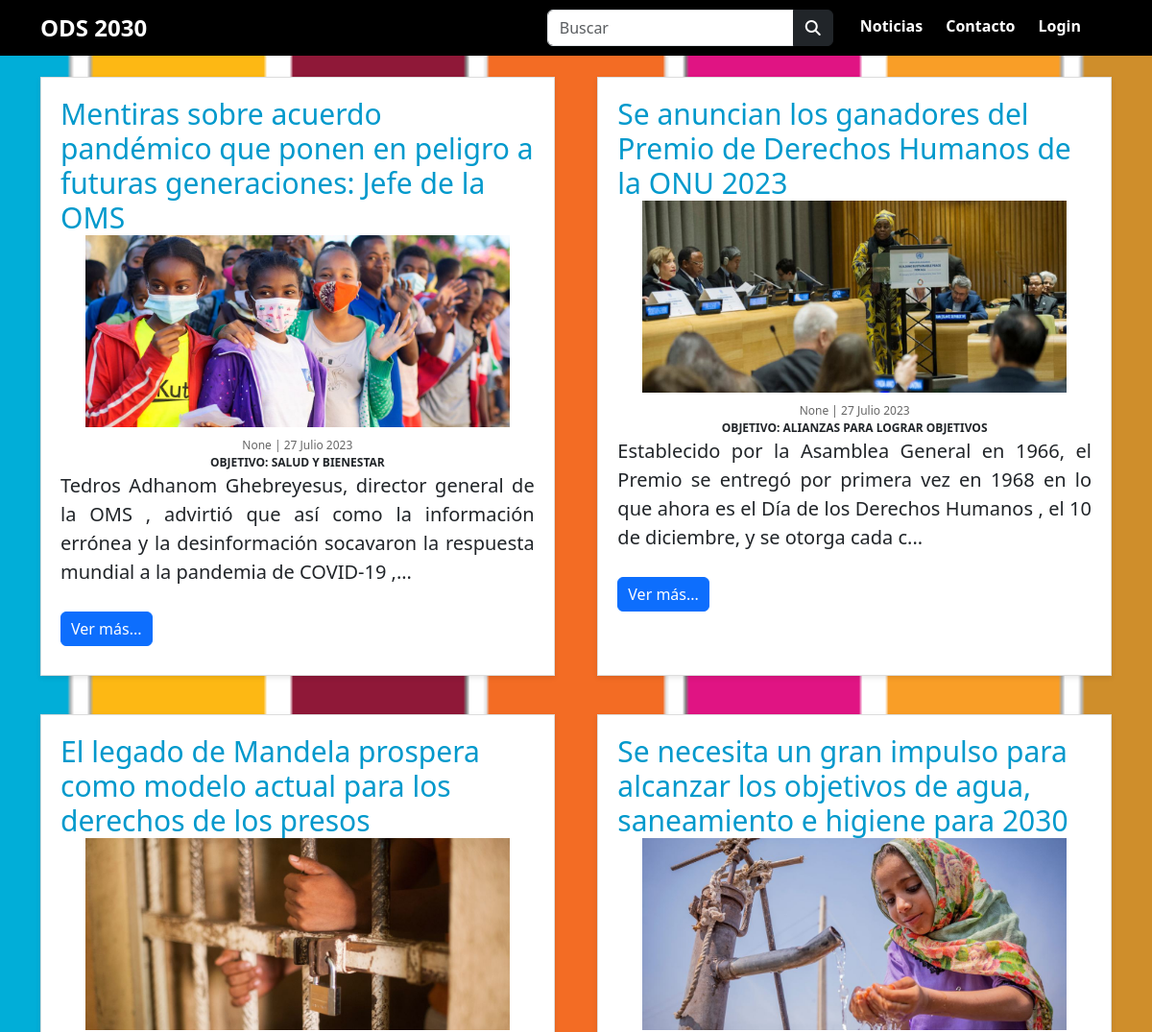
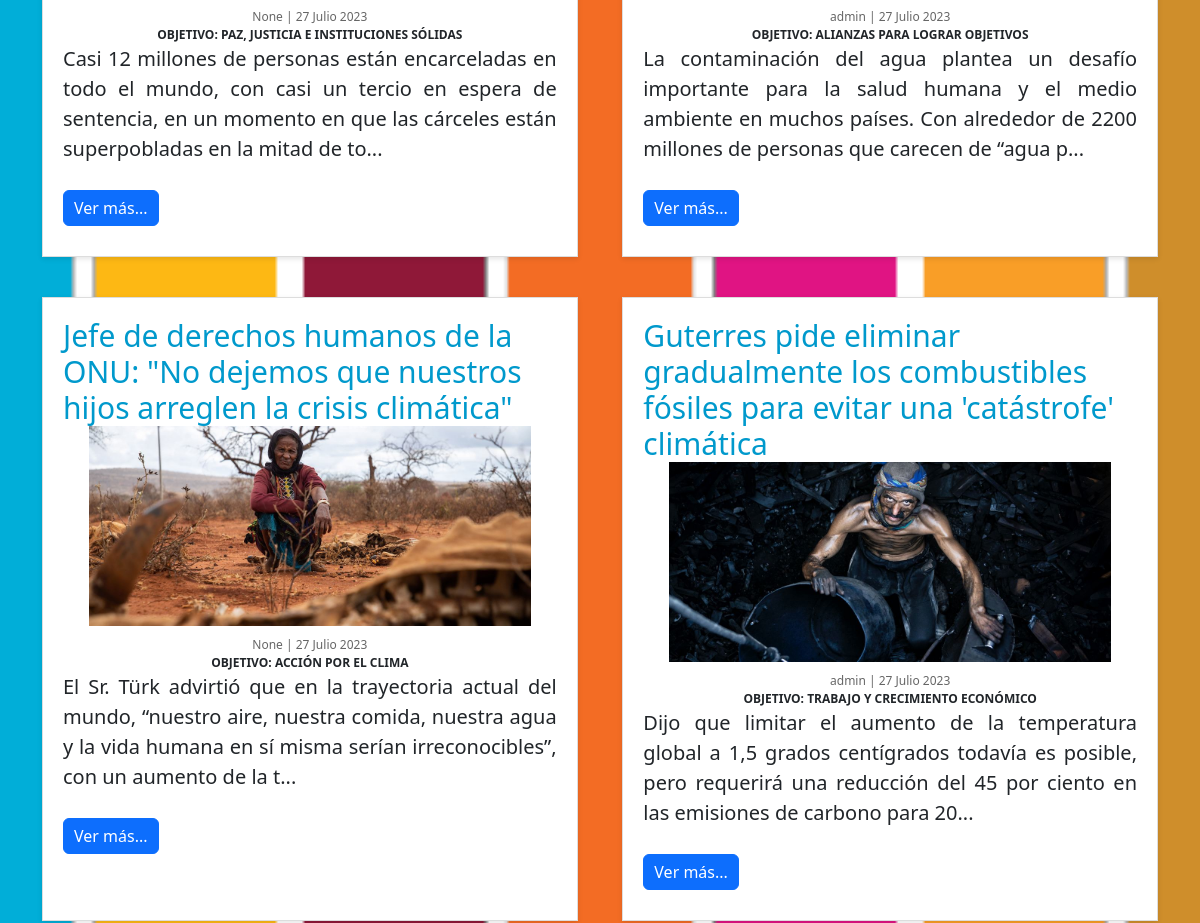
Page /noticias/listarNoticias/ (upper part) on the earlier database version (2 pictures, top to bottom).
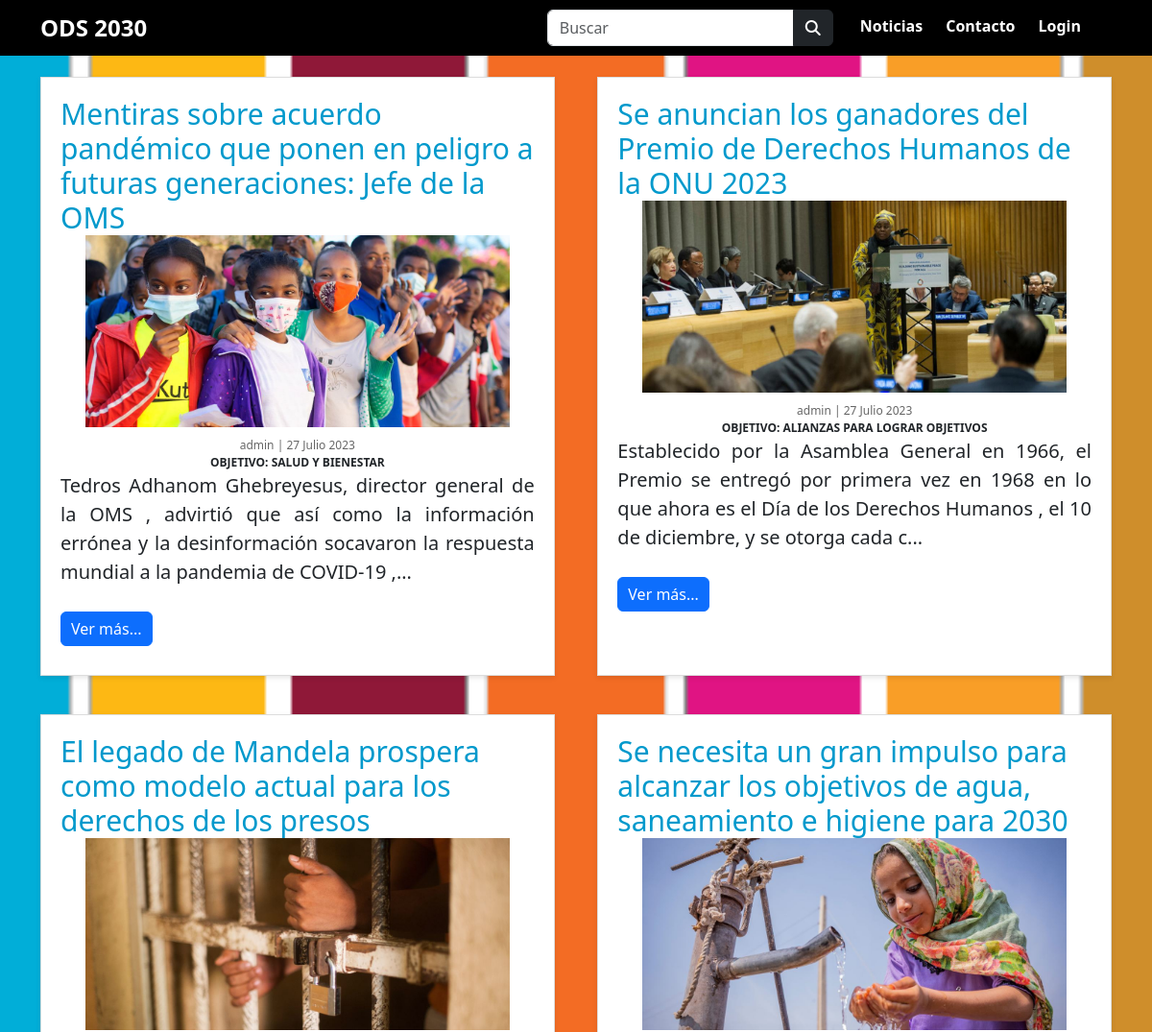
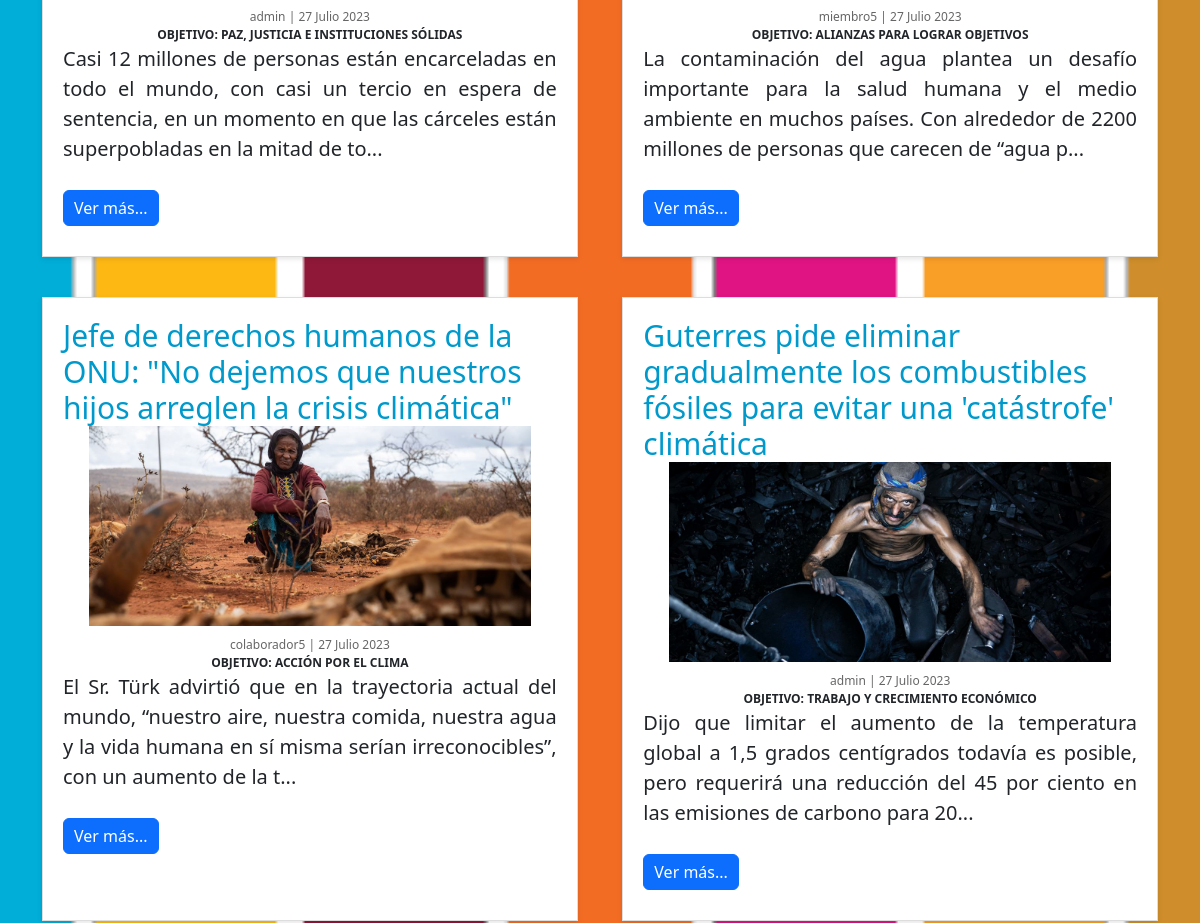
Same page on the later database version (2 pictures, top to bottom).
### apps/noticias/models.py (models this page shows, shortened)
class Noticia(models.Model):
    titulo = models.CharField(max_length=120)
    creado = models.DateField(auto_now_add=True)
    cuerpo = models.TextField()
    autor = models.ForeignKey(Usuario, on_delete=models.CASCADE, null=True, blank=True)
    imagen = models.ImageField(upload_to='noticias', null=True)
    objetivo=models.ForeignKey(Objetivo,on_delete=models.CASCADE,null=True)
    estado = models.CharField(max_length=20,  default='habilitado', blank=True, null=True, db_comment='habilitado, deshabilitado')
    def textCorto(self):
        return self.cuerpo[:180]+"..."

class Objetivo(models.Model):
    nombre = models.CharField(max_length=60)
    descripcion= models.CharField(max_length=250,null=True,blank=True)
    imagen= models.ImageField(upload_to='noticias',null=True)
    estado = models.CharField(max_length=20,  default='habilitado', blank=True, null=True, db_comment='habilitado, deshabilitado')
    def __str__(self):
        return self.nombre

### apps/usuarios/models.py (models this page shows, shortened)
class Usuario(AbstractUser):
    pass

### apps/noticias/views.py (the view)
# urls.py: path('listarNoticias/', views.listarNoticias, name='listarNoticias'),
def listarNoticias(request):
    noticias_list = Noticia.objects.all().order_by('-creado')
    paginator = Paginator(noticias_list, 6)
    page = request.GET.get('page')
    try:
        noticias = paginator.page(page)
    except PageNotAnInteger:
        noticias = paginator.page(1)
    except EmptyPage:
        noticias = paginator.page(paginator.num_pages)
    context = {'noticias': noticias}
    return render(request, 'noticias/listarNoticias.html', context)

### templates/noticias/listarNoticias.html (shortened to what this page needs)
{% extends 'base.html' %}
{% load static %}
{% block contenido %}
<head>
    <link rel="stylesheet" href="{% static 'css/noticias/noticias.css' %}">
</head>
<section id="noticias">
    <div class="container noticias-container">
        {% for noticia in noticias %}
            <div class="noticia">
                <h2>{{noticia.titulo}}</h2>
                <div class="imagen">
                    <img class="image" src="{{noticia.imagen.url}}">
                    <div class="fecha">{{noticia.autor}} | {{noticia.creado}}</div>
                    <div style="text-transform:initial; font-size: 12px;"><strong><b>OBJETIVO: {{noticia.objetivo}}</b> </strong></div>
                </div>
                <div class="contenido">
                    <p>{{noticia.textCorto}}</p>
                </div>
                <div class="acciones">
                    <form action="{% url 'noticias:mostrarNoticia' noticia.pk %}" method="post">
                        <button type="submit" class="btn btn-primary">Ver más...</button>
                    </form>
                </div>
            </div>
        {% endfor %}
    </div>
</section>
{% endblock contenido %}

Differences in the rows shown:
changed Noticia "SALUD Y BIENESTAR": autor "None" → "admin"
changed Noticia "Se anuncian los ganadores del Premio de Derechos Humanos de la ONU 2023": autor "None" → "admin"
changed Noticia "El legado de Mandela prospera como modelo actual para los derechos de los presos": autor "None" → "admin"
changed Noticia: autor "admin" → "miembro5"
changed Noticia "ACCIÓN POR EL CLIMA": autor "None" → "colaborador5"
